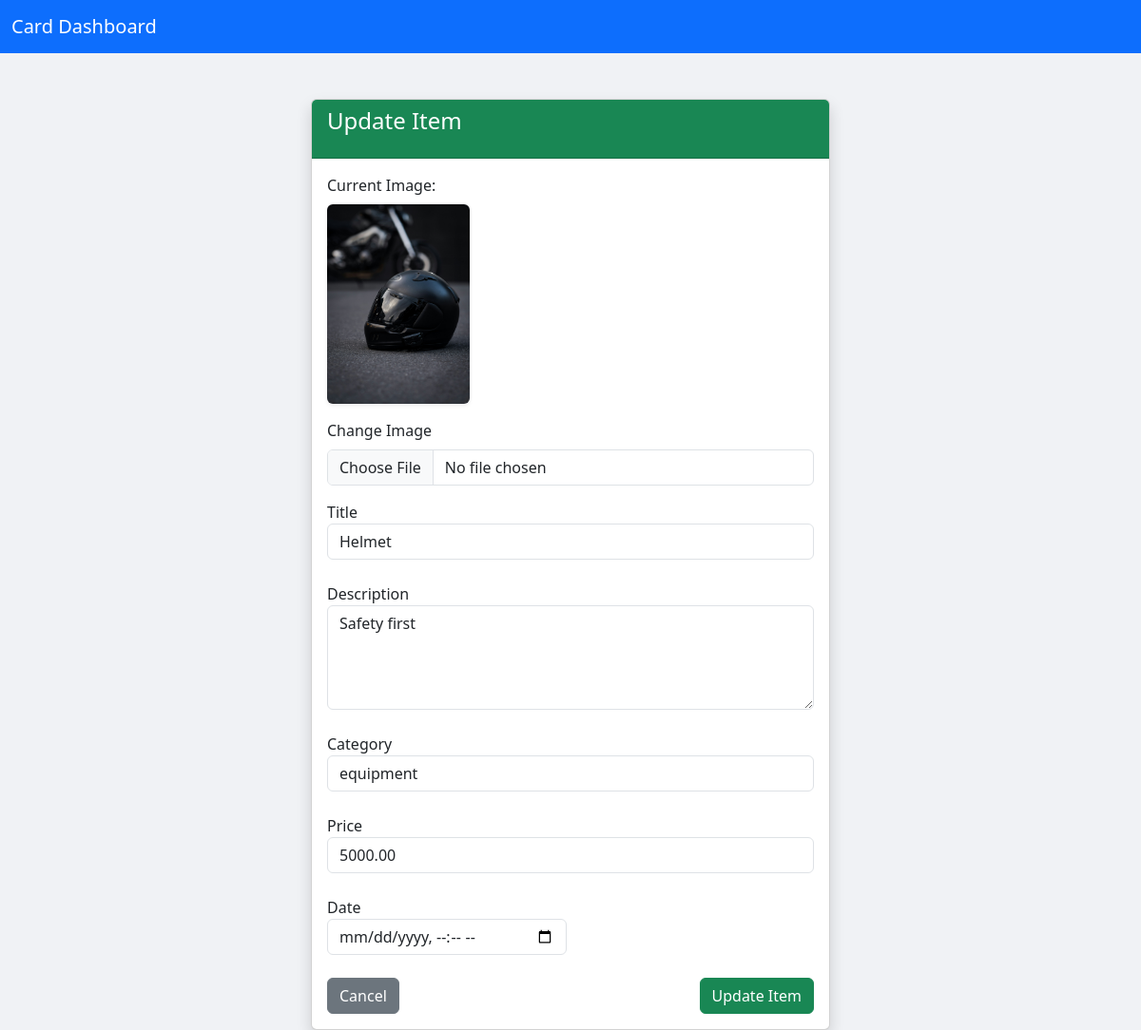
/updateitem/7/ (signed in), run on the app's committed database.
### Admin/models.py (models this page shows, shortened)
class Item(models.Model):
    image = models.ImageField(upload_to='items/', null=True, blank=True)
    title = models.CharField(max_length=100, unique=True)
    description = models.TextField()
    category = models.CharField(max_length=50)
    price = models.DecimalField(max_digits=10, decimal_places=2, default=0.00)
    date = models.DateTimeField(auto_now_add=True)

### Admin/views.py (the view, shortened to what this page needs)
# urls.py: path('updateitem/<int:id>/', views.update_item, name='Update_item'),
@login_required
def update_item(request, id):
    item = get_object_or_404(Item, id=id)
    return render(request, 'Update_item.html', {'item': item})

### Admin/templates/Update_item.html (shortened to what this page needs)
{% load static %}
<!DOCTYPE html>
<html lang="en">
<head>
    <link href="https://cdn.jsdelivr.net/npm/bootstrap@5.3.0/dist/css/bootstrap.min.css" rel="stylesheet">
    <link rel="stylesheet" href="{% static 'css/main.css'%}">
</head>
<body>
<nav class="navbar navbar-expand-lg">
    <div class="container-fluid">
        <a class="navbar-brand" href="{% url 'dashboard' %}">Card Dashboard</a>
    </div>
</nav>
<div class="container mt-5">
    <div class="row justify-content-center">
        <div class="col-md-6">
            <div class="card shadow">
                <div class="card-header bg-success text-white">
                    <h4 class="mb-3">Update Item</h4>
                </div>
                <div class="card-body">
                    <form method="POST" enctype="multipart/form-data">
    {% if item.image %}
        <div class="mb-3">
            <label class="form-label">Current Image:</label><br>
            <img src="{{ item.image.url }}" class="rounded shadow-sm" alt="..." width="150">
        </div>
    {% endif %}
    <div class="mb-3">
        <label class="form-label">Change Image</label>
        <input type="file" name="image" class="form-control" accept="image/*">
    </div>
    <div class="mb-3">
        <label class="form-label w-100">Title
            <input type="text" name="title" class="form-control" value="{{ item.title }}">
        </label>
    </div>
    <div class="mb-3">
        <label class="form-label w-100">Description
            <textarea name="description" class="form-control" rows="4">{{ item.description }}</textarea>
        </label>
    </div>
    <div class="mb-3">
        <label class="form-label w-100">Category
            <input type="text" name="category" class="form-control" value="{{ item.category }}">
        </label>
    </div>
    <div class="mb-3">
        <label class="form-label w-100">Price
            <input type="number" name="price" class="form-control" value="{{ item.price }}">
        </label>
    </div>
                          <div class="mb-3">
                            <label class="form-label">Date
                            <input type="datetime-local" name="date" class="form-control" value="{{item.date}}">
                                </label>
                        </div>
                        <div class="d-flex justify-content-between">
                            <a href="{% url 'dashboard' %}" class="btn btn-secondary">Cancel</a>
                            <button type="submit" class="btn btn-success">Update Item</button>
                        </div>
                    </form>
                </div>
            </div>
        </div>
    </div>
</div>
</body>
</html>

### static/css/main.css (style rules this page uses)
body { background-color: #f0f2f5; }
.navbar { background-color: #0d6efd; }
.navbar-brand, .nav-link { color: white !important; }

### data on the page
Item: image (picture), title "Helmet", description "Safety first", category "equipment", price "5000.00"
